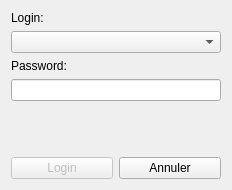
<?xml version="1.0" encoding="UTF-8"?>
<ui version="4.0">
 <class>AuthPrompt</class>
 <widget class="QDialog" name="AuthPrompt">
  <property name="geometry">
   <rect>
    <x>0</x>
    <y>0</y>
    <width>232</width>
    <height>190</height>
   </rect>
  </property>
  <property name="windowTitle">
   <string>Demande d'autorisation</string>
  </property>
  <layout class="QGridLayout" name="gridLayout_2">
   <item row="0" column="0">
    <layout class="QGridLayout" name="gridLayout">
     <item row="5" column="0">
      <widget class="QPushButton" name="accept_button">
       <property name="enabled">
        <bool>false</bool>
       </property>
       <property name="text">
        <string>Login</string>
       </property>
      </widget>
     </item>
     <item row="0" column="0">
      <widget class="QLabel" name="login_label">
       <property name="text">
        <string>Login:</string>
       </property>
      </widget>
     </item>
     <item row="2" column="0">
      <widget class="QLabel" name="pass_label">
       <property name="text">
        <string>Password:</string>
       </property>
       <property name="buddy">
        <cstring>pass_input</cstring>
       </property>
      </widget>
     </item>
     <item row="4" column="0">
      <spacer name="verticalSpacer">
       <property name="orientation">
        <enum>Qt::Vertical</enum>
       </property>
       <property name="sizeHint" stdset="0">
        <size>
         <width>20</width>
         <height>40</height>
        </size>
       </property>
      </spacer>
     </item>
     <item row="5" column="1">
      <widget class="QPushButton" name="cancel_button">
       <property name="text">
        <string>Annuler</string>
       </property>
      </widget>
     </item>
     <item row="3" column="0" colspan="2">
      <widget class="Input" name="pass_input">
       <property name="echoMode">
        <enum>QLineEdit::Password</enum>
       </property>
      </widget>
     </item>
     <item row="1" column="0" colspan="2">
      <widget class="QComboBox" name="login_input"/>
     </item>
    </layout>
   </item>
  </layout>
 </widget>
 <customwidgets>
  <customwidget>
   <class>Input</class>
   <extends>QLineEdit</extends>
   <header>gui/input_widget</header>
  </customwidget>
 </customwidgets>
 <tabstops>
  <tabstop>login_input</tabstop>
  <tabstop>pass_input</tabstop>
  <tabstop>accept_button</tabstop>
  <tabstop>cancel_button</tabstop>
 </tabstops>
 <resources/>
 <connections>
  <connection>
   <sender>accept_button</sender>
   <signal>clicked()</signal>
   <receiver>AuthPrompt</receiver>
   <slot>accept()</slot>
   <hints>
    <hint type="sourcelabel">
     <x>61</x>
     <y>168</y>
    </hint>
    <hint type="destinationlabel">
     <x>115</x>
     <y>94</y>
    </hint>
   </hints>
  </connection>
  <connection>
   <sender>cancel_button</sender>
   <signal>clicked()</signal>
   <receiver>AuthPrompt</receiver>
   <slot>reject()</slot>
   <hints>
    <hint type="sourcelabel">
     <x>170</x>
     <y>168</y>
    </hint>
    <hint type="destinationlabel">
     <x>115</x>
     <y>94</y>
    </hint>
   </hints>
  </connection>
 </connections>
</ui>
